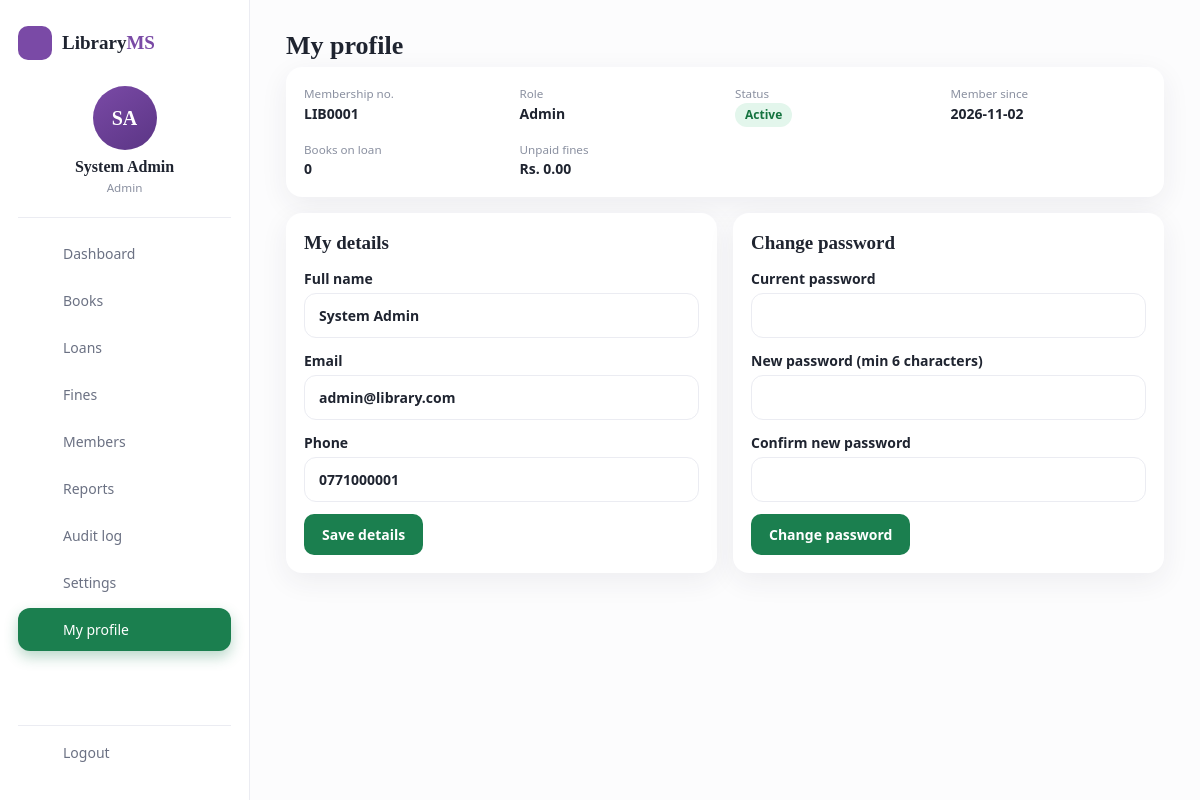
/index.php?url=profile (signed in), run on the app's committed database.
### tables this page shows
CREATE TABLE users (
  id INT AUTO_INCREMENT PRIMARY KEY,
  name VARCHAR(100) NOT NULL,
  email VARCHAR(150) NOT NULL UNIQUE,
  password VARCHAR(255) NOT NULL,
  phone VARCHAR(30) NULL,
  role ENUM('admin','librarian','member') NOT NULL DEFAULT 'member',
  status ENUM('active','suspended') NOT NULL DEFAULT 'active',
  created_at TIMESTAMP DEFAULT CURRENT_TIMESTAMP
);

### core/Controller.php (called while the page is built, shortened)
<?php
class Controller
{
    protected function view($view, $data = [])
    {
        extract($data);
        require ROOT . '/app/views/layout/header.php';
        require ROOT . '/app/views/' . $view . '.php';
        require ROOT . '/app/views/layout/footer.php';
    }
}

### app/controllers/ProfileController.php (called while the page is built, shortened)
<?php
class ProfileController extends Controller
{
    public function index()
    {
        $this->show([], []);
    }
    private function show($errors, $pwErrors, $override = [])
    {
        $id = (int)user()['id'];
        $u = (new User())->find($id);
        $this->view('profile/index', [
            'u' => $u, 'errors' => $errors, 'pwErrors' => $pwErrors,
            'outstanding' => (new Payment())->outstandingForUser($id), 'activeLoans' => (new Loan())->countActive($id),
        ]);
    }
}

### index.php (called while the page is built, shortened)
<?php
require ROOT . '/core/helpers.php';
spl_autoload_register(function ($class) {
    foreach (['core', 'app/models', 'app/controllers'] as $dir) {
        $file = ROOT . "/$dir/$class.php";
        if (is_file($file)) { require $file; return; }
    }
});
$parts  = explode('/', trim($_GET['url'] ?? '', '/'));
$key    = $parts[0] !== '' ? $parts[0] : (isset($_SESSION['user']) ? 'dashboard' : 'books');
$action = $parts[1] ?? ($key === 'auth' ? 'login' : 'index');
$params = array_slice($parts, 2);
$controller = new $class();
call_user_func_array([$controller, $action], $params);

### core/Model.php (called while the page is built, shortened)
<?php
abstract class Model
{
    protected $db;
    public function __construct()
    {
        $this->db = Database::get();
    }
    protected function one($sql, $params = [])
    {
        $st = $this->db->prepare($sql);
        $st->execute($params);
        return $st->fetch();
    }
}

### core/Database.php (called while the page is built)
<?php
class Database
{
    private static $pdo = null;
    public static function get()
    {
        if (self::$pdo === null) {
            $dsn = 'mysql:host=' . DB_HOST . ';dbname=' . DB_NAME . ';charset=utf8mb4';
            self::$pdo = new PDO($dsn, DB_USER, DB_PASS, [
                PDO::ATTR_ERRMODE            => PDO::ERRMODE_EXCEPTION,
                PDO::ATTR_DEFAULT_FETCH_MODE => PDO::FETCH_ASSOC,
                PDO::ATTR_EMULATE_PREPARES   => false,
                PDO::MYSQL_ATTR_INIT_COMMAND => "SET time_zone = '" . DB_TIMEZONE . "'",
            ]);
        }
        return self::$pdo;
    }
}

### app/models/User.php (called while the page is built, shortened)
<?php
class User extends Model
{
    public function find($id)
    {
        return $this->one('SELECT * FROM users WHERE id = ?', [$id]);
    }
}

### app/views/profile/index.php (the view, shortened to what this page needs)
<h1>My profile</h1>
<div class="card kv">
  <div><small>Membership no.</small><b><?= e(member_no($u['id'])) ?></b></div>
  <div><small>Role</small><b><?= e(ucfirst($u['role'])) ?></b></div>
  <div><small>Status</small><b><?= $u['status'] === 'suspended' ? '<span class="pill dg">Suspended</span>' : '<span class="pill ok">Active</span>' ?></b></div>
  <div><small>Member since</small><b><?= e(substr($u['created_at'], 0, 10)) ?></b></div>
  <div><small>Books on loan</small><b><?= (int)$activeLoans ?></b></div>
  <div><small>Unpaid fines</small><b><?= money($outstanding) ?></b></div>
</div>
<div class="two">
  <div class="card">
    <h2>My details</h2>
    <form method="post" action="<?= url('profile/update') ?>">
      <label>Full name <input name="name" value="<?= e($u['name']) ?>" required></label>
      <label>Email <input type="email" name="email" value="<?= e($u['email']) ?>" required></label>
      <label>Phone <input name="phone" value="<?= e($u['phone'] ?? '') ?>"></label>
      <button class="btn">Save details</button>
    </form>
  </div>
  <div class="card">
    <h2>Change password</h2>
    <form method="post" action="<?= url('profile/password') ?>">
      <label>Current password <input type="password" name="current" required></label>
      <label>New password (min 6 characters) <input type="password" name="new" required></label>
      <label>Confirm new password <input type="password" name="confirm" required></label>
      <button class="btn">Change password</button>
    </form>
  </div>
</div>

### app/views/layout/header.php (shortened to what this page needs)
<?php
$seg = explode('/', trim($_GET['url'] ?? '', '/'))[0];
?><!DOCTYPE html>
<html lang="en">
<head>
<link rel="stylesheet" href="<?= asset('css/style.css') ?>">
</head>
<body class="<?= user() ? 'has-side' : 'guest-page' ?>">
<?php if (user()): ?>
<div class="shell">
  <aside class="side">
    <div class="brand"><span class="mark"><?= ui_icon('book') ?></span><span>Library<b>MS</b></span></div>
    <div class="who">
      <div class="avatar"><?= e(ui_initials(user()['name'])) ?></div>
      <strong><?= e(user()['name']) ?></strong>
      <small><?= e(ucfirst(user()['role'])) ?></small>
    </div>
    <nav class="menu">
      <a class="<?= $seg === 'dashboard' ? 'on' : '' ?>" href="<?= url('dashboard') ?>"><?= ui_icon('home') ?>Dashboard</a>
      <a class="<?= $seg === 'books' ? 'on' : '' ?>" href="<?= url('books') ?>"><?= ui_icon('book') ?>Books</a>
      <a class="<?= $seg === 'loans' ? 'on' : '' ?>" href="<?= url('loans') ?>"><?= ui_icon('loans') ?><?= is_staff() ? 'Loans' : 'My loans' ?></a>
      <?php if (is_staff()): ?>
        <a class="<?= $seg === 'fines' ? 'on' : '' ?>" href="<?= url('fines') ?>"><?= ui_icon('cash') ?>Fines</a>
        <a class="<?= $seg === 'members' ? 'on' : '' ?>" href="<?= url('members') ?>"><?= ui_icon('users') ?>Members</a>
        <a class="<?= $seg === 'reports' ? 'on' : '' ?>" href="<?= url('reports') ?>"><?= ui_icon('chart') ?>Reports</a>
      <?php endif; ?>
      <?php if (user()['role'] === 'admin'): ?>
        <a class="<?= $seg === 'audit' ? 'on' : '' ?>" href="<?= url('audit') ?>"><?= ui_icon('audit') ?>Audit log</a>
        <a class="<?= $seg === 'settings' ? 'on' : '' ?>" href="<?= url('settings') ?>"><?= ui_icon('sliders') ?>Settings</a>
      <?php endif; ?>
      <a class="<?= $seg === 'profile' ? 'on' : '' ?>" href="<?= url('profile') ?>"><?= ui_icon('user') ?>My profile</a>
    </nav>
    <a class="logout" href="<?= url('auth/logout') ?>"><?= ui_icon('logout') ?>Logout</a>
  </aside>
  <main class="content">
<?php else: ?>
<div class="guest-wrap">
  <main class="guest">
<?php endif; ?>

### public/css/style.css (style rules this page uses)
:root { --bg:#ecebe6; --card:#fff; --soft:#f6f6f9; --text:#1f2430; --muted:#8a90a0; --line:#ebecf2; --green:#1b7f4f; --green2:#e4f3ea; --purple:#7a4aa6; --purple2:#5b3585; --yellow:#f2c230; --okbg:#e3f6ec; --ok:#14733f; --dbg:#fde8ec; --d:#c4243f; --pr:#efe7f8; --prt:#5b3585; --shadow:0 8px 28px rgba(40,40,70,.07); --serif:Georgia,"Times New Roman",serif; }
* { box-sizing:border-box }
body { margin:0;background:var(--bg);color:var(--text);font:14px/1.5 system-ui,-apple-system,"Segoe UI",Roboto,sans-serif }
a { color:var(--green);text-decoration:none }
h1 { font:700 26px/1.2 var(--serif);margin:0 0 6px }
h2 { font:700 19px/1.3 var(--serif);margin:28px 0 12px }
.shell { display:flex;width:100%;min-height:100vh;background:#fff }
.side { width:250px;flex:none;padding:26px 18px;border-right:1px solid var(--line);display:flex;flex-direction:column;position:sticky;top:0;height:100vh;overflow-y:auto }
.brand { display:flex;align-items:center;gap:10px;font:700 19px var(--serif);margin-bottom:26px }
.brand b,.brand i { font-style:normal;color:var(--purple) }
.brand .mark { width:34px;height:34px;border-radius:10px;background:var(--purple);color:#fff;display:grid;place-items:center }
.who { text-align:center;padding-bottom:20px;margin-bottom:14px;border-bottom:1px solid var(--line) }
.avatar { width:64px;height:64px;margin:0 auto 8px;border-radius:50%;background:linear-gradient(145deg,var(--purple),var(--purple2));color:#fff;display:grid;place-items:center;font:700 20px var(--serif) }
.who strong { display:block;font:700 16px var(--serif) }
.who small { color:var(--muted) }
.menu { display:flex;flex-direction:column;gap:4px;flex:1 }
.menu a,.logout { display:flex;align-items:center;gap:12px;padding:11px 14px;border-radius:12px;color:#6b7183;font-weight:500 }
.menu a.on { background:var(--green);color:#fff;box-shadow:0 6px 14px rgba(27,127,79,.3) }
.logout { margin-top:12px;border-top:1px solid var(--line);border-radius:0 0 12px 12px;padding-top:16px }
.content { flex:1;min-width:0;padding:30px clamp(20px,3vw,48px);background:#fcfcfd;display:flex;flex-direction:column }
.btn { display:inline-block;border:0;border-radius:10px;padding:10px 18px;font:inherit;font-weight:600;background:var(--green);color:#fff;cursor:pointer;text-align:center }
form label { display:block;margin-bottom:12px;font-weight:600 }
input,select { font:inherit;width:100%;margin-top:4px;padding:11px 14px;border:1px solid var(--line);border-radius:12px;background:#fff;color:var(--text) }
.card { background:var(--card);border-radius:16px;padding:18px;box-shadow:var(--shadow);margin-bottom:16px }
.card h2:first-child { margin-top:0 }
.pill { padding:3px 10px;border-radius:999px;font-size:12px;font-weight:600;display:inline-block }
.ok { background:var(--okbg);color:var(--ok) }
.two { display:grid;grid-template-columns:repeat(auto-fit,minmax(300px,1fr));gap:16px }
.kv { display:grid;grid-template-columns:repeat(auto-fit,minmax(170px,1fr));gap:14px 20px }
.kv small { display:block;color:var(--muted) }
.kv b { display:block;font-weight:600 }

### data on the page
users: name "SA", name "System Admin", role "Admin", id "LIB0001", created_at "2026-11-02", email "admin@library.com", phone "0771000001"

### other printed values
$activeLoans "0"
money($outstanding) "Rs. 0.00"
